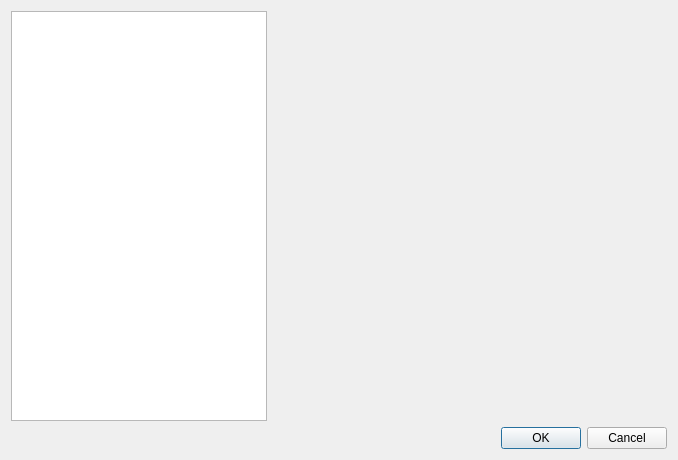
<?xml version="1.0" encoding="UTF-8"?>
<ui version="4.0">
 <class>PreferencesDialog</class>
 <widget class="QDialog" name="PreferencesDialog">
  <property name="geometry">
   <rect>
    <x>0</x>
    <y>0</y>
    <width>678</width>
    <height>460</height>
   </rect>
  </property>
  <property name="windowTitle">
   <string>Dialog</string>
  </property>
  <layout class="QVBoxLayout" name="verticalLayout">
   <item>
    <layout class="QHBoxLayout" name="horizLayout">
     <item>
      <widget class="SizeHintListView" name="sectionsList">
       <property name="sizePolicy">
        <sizepolicy hsizetype="Minimum" vsizetype="Preferred">
         <horstretch>0</horstretch>
         <verstretch>0</verstretch>
        </sizepolicy>
       </property>
      </widget>
     </item>
     <item>
      <widget class="QStackedWidget" name="sections"/>
     </item>
    </layout>
   </item>
   <item>
    <widget class="QDialogButtonBox" name="buttons">
     <property name="standardButtons">
      <set>QDialogButtonBox::Cancel|QDialogButtonBox::Ok</set>
     </property>
    </widget>
   </item>
  </layout>
 </widget>
 <customwidgets>
  <customwidget>
   <class>SizeHintListView</class>
   <extends>QListView</extends>
   <header>widgets/sizehintlistview.hpp</header>
  </customwidget>
 </customwidgets>
 <resources/>
 <connections/>
</ui>
